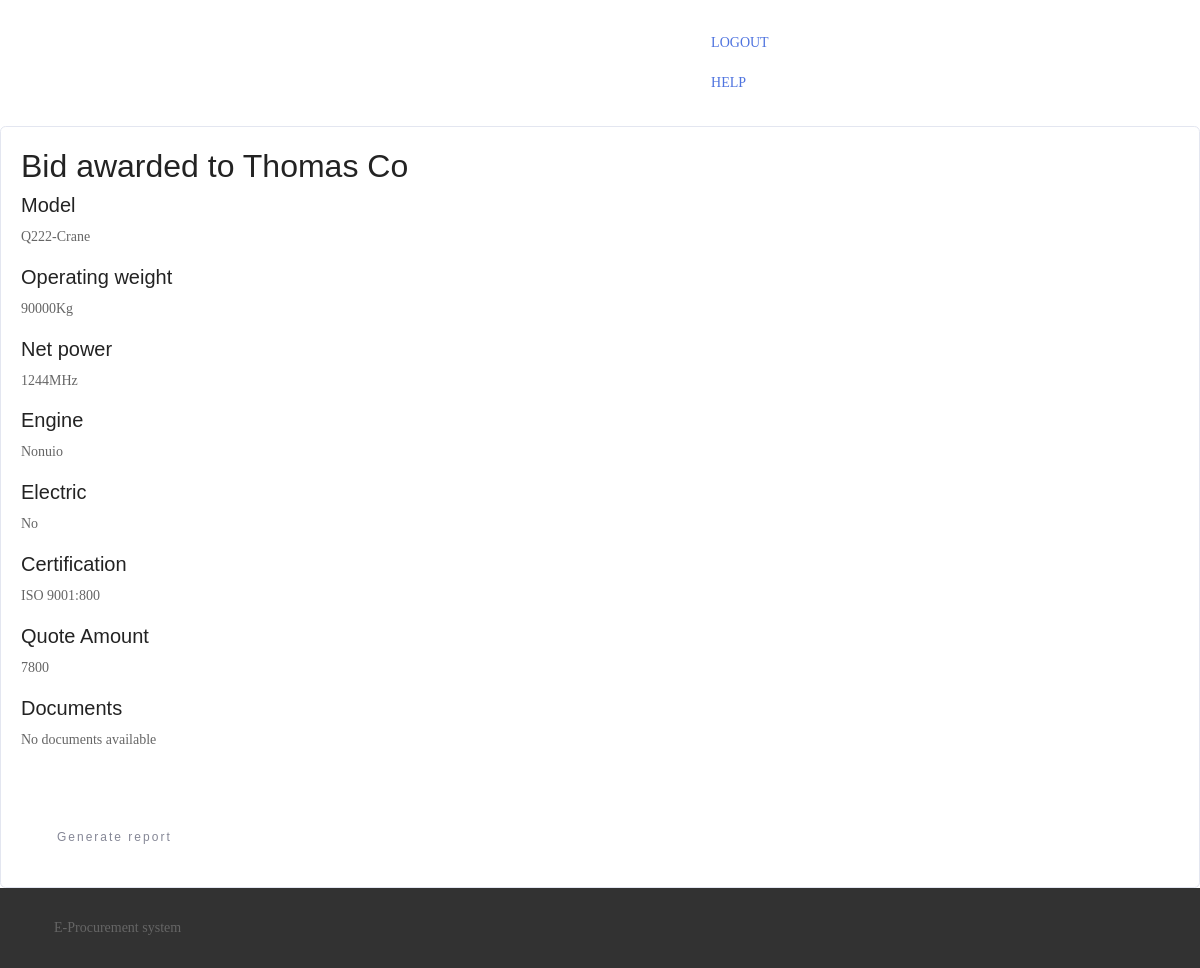
Screenshot of /buyer/aconstview2/ (signed in) with the database file from the repository.
### create_bids/models.py (models this page shows, shortened)
class ConstructionBid(models.Model):
    user = models.ForeignKey("auth.User", on_delete=models.CASCADE)
    Tender_ID = models.ForeignKey(ConstructionTender, on_delete=models.CASCADE)
    Mod = models.CharField(max_length=80)
    Net_power = models.CharField(max_length=80)
    Electric = models.CharField(max_length=80)
    Engine = models.CharField(max_length=80, default="No")
    Operating_weight = models.CharField(max_length=80)
    Certification = models.CharField(max_length=80)
    Quote_amount = models.PositiveIntegerField()
    bid_award = models.CharField(max_length=10, default='null')
    date_created = models.DateTimeField(auto_now=True)
    Bid_documents_url = models.FileField(upload_to='bid/documents/', null=True, blank=True)
    class Meta:
        ordering = ['-date_created']

### core/models.py (models this page shows, shortened)
class Profile(models.Model):
    user = models.OneToOneField(User, on_delete=models.CASCADE)
    account_type = models.CharField(max_length=500, blank=False)
    company_name = models.CharField(max_length=30, blank=False)
    creationDate = models.DateField(auto_now=True)

### approve_bids/views.py (the view)
# urls.py: path('aconstview<int:bid>/', views.const_view_bid, name='awConstView'),
@login_required
def const_view_bid(request, bid):
    context = {
        'atend': ConstructionBid.objects.get(pk=bid)
    }
    return render(request, 'approve_bids/constView.html', context)

### templates/approve_bids/constView.html (shortened to what this page needs)
{% extends 'create_tender/base.html' %}
{% block link %}
    "{% url 'buyerHome' %}"
{% endblock %}
{% block body %}
    <div class="page-wrapper bg-blue p-t-100 p-b-100 font-robo">
        <div class="wrapper wrapper--w680">
            <div class="card card-1">
                <div class="card-body">
                    <h2 class="title">Bid awarded to {{ atend.user.profile.company_name }}</h2>
                    <h5>
                        Model
                    </h5>
                    <p>{{ atend.Mod }}</p>
                    <h5>
                        Operating weight
                    </h5>
                    <p>{{ atend.Operating_weight }}</p>
                    <h5>
                        Net power
                    </h5>
                    <p>{{ atend.Net_power }}</p>
                    <h5>
                        Engine
                    </h5>
                    <p>{{ atend.Engine }}</p>
                    <h5>
                        Electric
                    </h5>
                    <p>{{ atend.Electric }}</p>
                    <h5>
                        Certification
                    </h5>
                    <p>{{ atend.Certification }}</p>
                    <h5>
                        Quote Amount
                    </h5>
                    <p>{{ atend.Quote_amount }}</p>
                    <h5>
                        Documents
                    </h5>
                    {% if atend.Bid_documents_url %}
                        <a target="_blank" href="{{ atend.Bid_documents_url.url }}" class="btn btn--green">Download</a>
                    {% else %}
                        <p>No documents available</p>
                    {% endif %}<br><br>
                    <a class="btn--radius btn btn--def" href="{% url 'crep' atend.Tender_ID.id %}" target="_blank">Generate report</a>
                </div>
            </div>
        </div>
    </div>
{% endblock %}

### static/login/css/main.css (style rules this page uses)
* { margin: 0px; padding: 0px; box-sizing: border-box; }
body, html { height: 100%; font-family: Poppins-Regular, sans-serif; }
a { font-family: Poppins-Regular; font-size: 14px; line-height: 1.7; color: #666666; margin: 0px; transition: all 0.4s; -webkit-transition: all 0.4s; -o-transition: all 0.4s; -moz-transition: all 0.4s; }
h1,h2,h3,h4,h5,h6 { margin: 0px; }
p { font-family: Poppins-Regular; font-size: 14px; line-height: 1.7; color: #666666; margin: 0px; }

### static/home/assets/theme/css/style.css (style rules this page uses)
.btn { margin-bottom: 0.5rem; }
.btn { font-family: 'Montserrat', sans-serif; font-weight: 500; letter-spacing: 2px; padding: 0.75rem 2.1875rem; font-size: 0.75rem; line-height: 1.5; border-radius: 3px; -webkit-transition: all .3s ease-in-out; -moz-transition: all .3s ease-in-out; transition: all .3s ease-in-out; }
body { font-family: 'Raleway', sans-serif; color: #232323; }
h1, h2, h3, h4, h5, h6, .h1, .h2, .h3, .h4, .h5, .h6, .display-1, .display-2, .display-3, .display-4 { font-family: 'Montserrat', sans-serif; word-break: break-word; word-wrap: break-word; }

### rows the page displays
ConstructionBid: user.profile.company_name "Thomas Co", Mod "Q222-Crane", Operating_weight "90000Kg", Net_power "1244MHz", Engine "Nonuio", Electric "No", Certification "ISO 9001:800", Quote_amount "7800"
